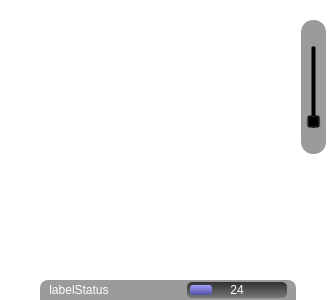
<?xml version="1.0" encoding="UTF-8"?>
<ui version="4.0">
 <class>opmap_overlay_widget</class>
 <widget class="QWidget" name="opmap_overlay_widget">
  <property name="geometry">
   <rect>
    <x>0</x>
    <y>0</y>
    <width>336</width>
    <height>300</height>
   </rect>
  </property>
  <property name="sizePolicy">
   <sizepolicy hsizetype="Expanding" vsizetype="Expanding">
    <horstretch>0</horstretch>
    <verstretch>0</verstretch>
   </sizepolicy>
  </property>
  <property name="mouseTracking">
   <bool>true</bool>
  </property>
  <property name="windowTitle">
   <string>Form</string>
  </property>
  <property name="styleSheet">
   <string notr="true">background-color: transparent;
border: none;</string>
  </property>
  <layout class="QVBoxLayout" name="verticalLayout_2">
   <property name="leftMargin">
    <number>0</number>
   </property>
   <property name="topMargin">
    <number>20</number>
   </property>
   <property name="rightMargin">
    <number>0</number>
   </property>
   <property name="bottomMargin">
    <number>0</number>
   </property>
   <item>
    <layout class="QHBoxLayout" name="horizontalLayout">
     <item>
      <spacer name="horizontalSpacer">
       <property name="orientation">
        <enum>Qt::Horizontal</enum>
       </property>
       <property name="sizeHint" stdset="0">
        <size>
         <width>40</width>
         <height>20</height>
        </size>
       </property>
      </spacer>
     </item>
     <item>
      <widget class="QFrame" name="frame_2">
       <property name="sizePolicy">
        <sizepolicy hsizetype="Fixed" vsizetype="Preferred">
         <horstretch>0</horstretch>
         <verstretch>0</verstretch>
        </sizepolicy>
       </property>
       <property name="styleSheet">
        <string notr="true">background-color: rgba(0, 0, 0, 100);
border: none;
border-radius: 12px;</string>
       </property>
       <property name="frameShape">
        <enum>QFrame::StyledPanel</enum>
       </property>
       <property name="frameShadow">
        <enum>QFrame::Raised</enum>
       </property>
       <layout class="QVBoxLayout" name="verticalLayout">
        <property name="spacing">
         <number>3</number>
        </property>
        <property name="margin">
         <number>3</number>
        </property>
        <item>
         <widget class="QToolButton" name="toolButton">
          <property name="sizePolicy">
           <sizepolicy hsizetype="Preferred" vsizetype="Fixed">
            <horstretch>0</horstretch>
            <verstretch>0</verstretch>
           </sizepolicy>
          </property>
          <property name="styleSheet">
           <string notr="true">QToolButton {	/* all types of tool button */ 
background-color: rgba(255, 255, 255, 0);
color: rgb(255, 255, 255);
/*border-style: none;*/
border: 0px; 
}
QToolButton:hover {
background-color: qlineargradient(spread:pad, x1:0.5, y1:0, x2:0.5, y2:1, stop:0 rgba(255, 160, 0, 255), stop:1 rgba(160, 100, 0, 255));
color: rgb(255, 255, 255);
}
QToolButton:pressed {
background-color: qlineargradient(spread:pad, x1:0.5, y1:0, x2:0.5, y2:1, stop:0 rgba(48, 48, 48, 255), stop:1 rgba(120, 120, 120, 255));
color: rgb(255, 255, 255);
}

QToolButton:checked {
background-color: qlineargradient(spread:pad, x1:0.5, y1:0, x2:0.5, y2:1, stop:0 rgba(48, 48, 48, 255), stop:1 rgba(120, 120, 120, 255));
color: rgb(255, 255, 255);
}
</string>
          </property>
          <property name="text">
           <string/>
          </property>
          <property name="icon">
           <iconset resource="opmap.qrc">
            <normaloff>:/opmap/images/plus.png</normaloff>:/opmap/images/plus.png</iconset>
          </property>
          <property name="autoRaise">
           <bool>true</bool>
          </property>
         </widget>
        </item>
        <item>
         <widget class="QSlider" name="verticalSlider">
          <property name="sizePolicy">
           <sizepolicy hsizetype="Preferred" vsizetype="Expanding">
            <horstretch>0</horstretch>
            <verstretch>0</verstretch>
           </sizepolicy>
          </property>
          <property name="styleSheet">
           <string notr="true">QSlider {
background-color: rgba(0, 0, 0, 0);
}

QSlider::groove:horizontal {
border: none;
height: 4px;
background-color: qlineargradient(spread:pad, x1:0.5, y1:0, x2:0.5, y2:1, stop:0 rgba(48, 48, 48, 255), stop:1 rgba(80, 80, 80, 255));
margin: 2px 0;
}

QSlider::handle:horizontal {
border: 1px solid #5c5c5c;
background-color: qlineargradient(spread:pad, x1:0.5, y1:0, x2:0.5, y2:1, stop:0 rgba(255, 255, 255, 255), stop:1 rgba(128, 128, 128, 255));
width: 24px;
margin: -2px 0;
border-radius: 3px;
}
</string>
          </property>
          <property name="minimum">
           <number>2</number>
          </property>
          <property name="maximum">
           <number>19</number>
          </property>
          <property name="pageStep">
           <number>1</number>
          </property>
          <property name="orientation">
           <enum>Qt::Vertical</enum>
          </property>
         </widget>
        </item>
        <item>
         <widget class="QToolButton" name="toolButton_2">
          <property name="sizePolicy">
           <sizepolicy hsizetype="Preferred" vsizetype="Fixed">
            <horstretch>0</horstretch>
            <verstretch>0</verstretch>
           </sizepolicy>
          </property>
          <property name="styleSheet">
           <string notr="true">QToolButton {	/* all types of tool button */ 
background-color: rgba(255, 255, 255, 0);
color: rgb(255, 255, 255);
/*border-style: none;*/
border: 0px; 
}
QToolButton:hover {
background-color: qlineargradient(spread:pad, x1:0.5, y1:0, x2:0.5, y2:1, stop:0 rgba(255, 160, 0, 255), stop:1 rgba(160, 100, 0, 255));
color: rgb(255, 255, 255);
}
QToolButton:pressed {
background-color: qlineargradient(spread:pad, x1:0.5, y1:0, x2:0.5, y2:1, stop:0 rgba(48, 48, 48, 255), stop:1 rgba(120, 120, 120, 255));
color: rgb(255, 255, 255);
}

QToolButton:checked {
background-color: qlineargradient(spread:pad, x1:0.5, y1:0, x2:0.5, y2:1, stop:0 rgba(48, 48, 48, 255), stop:1 rgba(120, 120, 120, 255));
color: rgb(255, 255, 255);
}
</string>
          </property>
          <property name="text">
           <string/>
          </property>
          <property name="icon">
           <iconset resource="opmap.qrc">
            <normaloff>:/opmap/images/minus.png</normaloff>:/opmap/images/minus.png</iconset>
          </property>
          <property name="autoRaise">
           <bool>true</bool>
          </property>
         </widget>
        </item>
       </layout>
      </widget>
     </item>
     <item>
      <spacer name="horizontalSpacer_2">
       <property name="orientation">
        <enum>Qt::Horizontal</enum>
       </property>
       <property name="sizeType">
        <enum>QSizePolicy::Fixed</enum>
       </property>
       <property name="sizeHint" stdset="0">
        <size>
         <width>10</width>
         <height>20</height>
        </size>
       </property>
      </spacer>
     </item>
    </layout>
   </item>
   <item>
    <spacer name="verticalSpacer">
     <property name="orientation">
      <enum>Qt::Vertical</enum>
     </property>
     <property name="sizeHint" stdset="0">
      <size>
       <width>20</width>
       <height>40</height>
      </size>
     </property>
    </spacer>
   </item>
   <item>
    <layout class="QHBoxLayout" name="horizontalLayout_2">
     <item>
      <spacer name="horizontalSpacer_5">
       <property name="orientation">
        <enum>Qt::Horizontal</enum>
       </property>
       <property name="sizeType">
        <enum>QSizePolicy::Fixed</enum>
       </property>
       <property name="sizeHint" stdset="0">
        <size>
         <width>40</width>
         <height>20</height>
        </size>
       </property>
      </spacer>
     </item>
     <item>
      <widget class="QFrame" name="frame">
       <property name="sizePolicy">
        <sizepolicy hsizetype="Preferred" vsizetype="Fixed">
         <horstretch>0</horstretch>
         <verstretch>0</verstretch>
        </sizepolicy>
       </property>
       <property name="styleSheet">
        <string notr="true">background-color: rgba(0, 0, 0, 100);
border: none;
border-radius: 8px;
border-bottom-left-radius: 0px;
border-bottom-right-radius: 0px; </string>
       </property>
       <property name="frameShape">
        <enum>QFrame::StyledPanel</enum>
       </property>
       <property name="frameShadow">
        <enum>QFrame::Raised</enum>
       </property>
       <layout class="QHBoxLayout" name="horizontalLayout_3">
        <property name="topMargin">
         <number>0</number>
        </property>
        <property name="bottomMargin">
         <number>0</number>
        </property>
        <item>
         <widget class="QLabel" name="labelStatus">
          <property name="styleSheet">
           <string notr="true">QLabel { /* all label types */
color: rgb(255, 255, 255);
	background-color: rgba(255, 255, 255, 0);
border: none;
border-radius: 10px;
}</string>
          </property>
          <property name="frameShape">
           <enum>QFrame::NoFrame</enum>
          </property>
          <property name="text">
           <string>labelStatus</string>
          </property>
          <property name="alignment">
           <set>Qt::AlignCenter</set>
          </property>
          <property name="margin">
           <number>1</number>
          </property>
         </widget>
        </item>
        <item>
         <spacer name="horizontalSpacer_3">
          <property name="orientation">
           <enum>Qt::Horizontal</enum>
          </property>
          <property name="sizeHint" stdset="0">
           <size>
            <width>40</width>
            <height>20</height>
           </size>
          </property>
         </spacer>
        </item>
        <item>
         <widget class="QProgressBar" name="progressBarTiles">
          <property name="sizePolicy">
           <sizepolicy hsizetype="Fixed" vsizetype="Fixed">
            <horstretch>0</horstretch>
            <verstretch>0</verstretch>
           </sizepolicy>
          </property>
          <property name="minimumSize">
           <size>
            <width>100</width>
            <height>0</height>
           </size>
          </property>
          <property name="maximumSize">
           <size>
            <width>100</width>
            <height>16</height>
           </size>
          </property>
          <property name="styleSheet">
           <string notr="true">QProgressBar {
border: nonei;
border-radius: 5px;
padding: 3px;
background-color: qlineargradient(spread:pad, x1:0.5, y1:0, x2:0.5, y2:1, stop:0 rgba(48, 48, 48, 255), stop:1 rgba(120, 120, 120, 255));
color: rgb(255, 255, 255);
}
QProgressBar::chunk {
background-color: rgb(85, 85, 255);
background-color: qlineargradient(spread:pad, x1:0.5, y1:0, x2:0.5, y2:1, stop:0 rgba(160, 160, 255, 255), stop:1 rgba(80, 80, 160, 255));
border: none;
border-radius: 3px;
}</string>
          </property>
          <property name="value">
           <number>24</number>
          </property>
          <property name="alignment">
           <set>Qt::AlignCenter</set>
          </property>
          <property name="format">
           <string>%v</string>
          </property>
         </widget>
        </item>
       </layout>
      </widget>
     </item>
     <item>
      <spacer name="horizontalSpacer_4">
       <property name="orientation">
        <enum>Qt::Horizontal</enum>
       </property>
       <property name="sizeType">
        <enum>QSizePolicy::Fixed</enum>
       </property>
       <property name="sizeHint" stdset="0">
        <size>
         <width>40</width>
         <height>20</height>
        </size>
       </property>
      </spacer>
     </item>
    </layout>
   </item>
  </layout>
 </widget>
 <resources>
  <include location="opmap.qrc"/>
 </resources>
 <connections/>
</ui>
